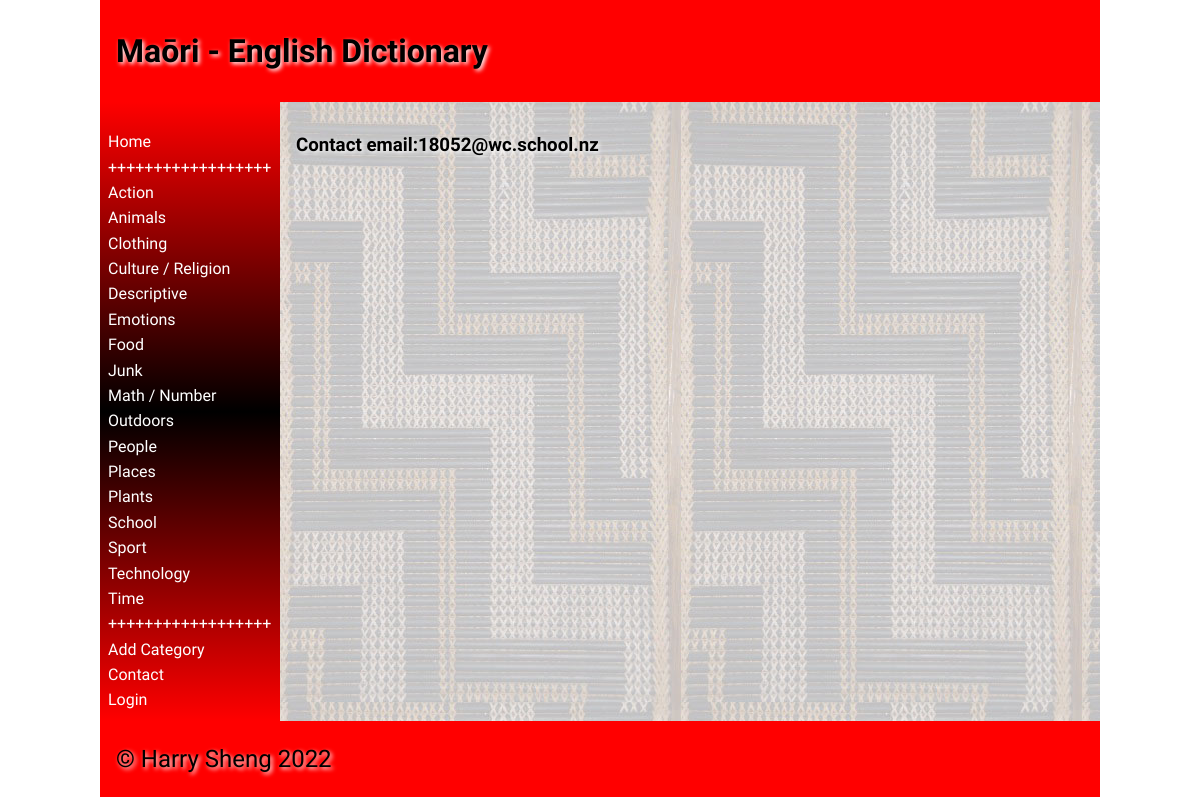
The app's page /contact with its own data.
### tables this page shows
CREATE TABLE "categories"
(
	id integer
		constraint Dictionary_pk
			primary key autoincrement,
	category varchar(30)
);

### app.py (the view)
@app.route('/contact')
def contact():
    return render_template("contact.html", categories=category_list(), logged_in=is_logged_in(),
                           logged_in_teacher=is_logged_in_teacher())

### app.py (called while the page is built)
def create_connection(db_file):
    try:
        connection = sqlite3.connect(db_file)
        connection.execute('pragma foreign_keys=ON')
        return connection
    except Error as e:
        print(e)
    return None

def is_logged_in():
    if session.get("email") is None:  # if there is no email the user are not logged in
        print("not logged in")
        return False
    else:
        print("logged in")
        return True

def is_logged_in_teacher():
    if session.get("teacher") == "Y":  # if the user is the teacher
        print("logged in as teacher")
        return True
    else:
        print("logged in as student")
        return False

def category_list():
    con = create_connection(DATABASE)
    query = "SELECT id, category FROM categories ORDER BY category ASC"  # select category fom
    cur = con.cursor()
    cur.execute(query) # execute the query
    category_list = cur.fetchall()
    cur.close()
    return category_list

### templates/contact.html (shortened to what this page needs)
{% extends 'base.html' %}
{% block heading %}Maōri - English Dictionary{% endblock %}
{% block main %}
    <h3>Contact email:18052@wc.school.nz</h3>
{% endblock %}

### templates/base.html (shortened to what this page needs)
<!doctype html>
<html lang="en">
<head>
	<link href="{{ url_for('static', filename='css/style.css') }}" rel="stylesheet">
</head>
<body>
	<div id="container">
		<header>
			<h1>{% block heading %}{% endblock %}</h1>
		</header>
		<nav>
			<ul>
                <li><a href="\">Home</a></li>
                <li><a>++++++++++++++++++</a></li>
                <div class="category">
                {% for category in categories %}
                <tr>
                    <li><a href="/category/{{ category[0]}}">{{ category[1]}}</a></li>
                </tr>
                {% endfor %}
                </div>
                <li><a>++++++++++++++++++</a></li>
                <li><a href="/add_category">Add Category</a></li>
                <li><a href="/contact">Contact</a></li>
                {% if logged_in %}
                    <li><a href="/logout">Log Out(Logged as {{ session.first_name }})</a></li>
				{% else %}
                    <li><a href="/login">Login</a></li>
                {% endif %}
			</ul>
		</nav>
		<main>
            {% block main%}{% endblock %}
        </main>
		<footer>
			<p>
				&copy; Harry Sheng 2022
			</p>
		</footer>
	</div>
</body>
</html>

### static/css/style.css (style rules this page uses)
* { font-family: Comfortaa, sans-serif; margin: 0; padding: 0; box-sizing: border-box; }
#container { display: grid; grid-template-columns: 75px auto; grid-template-areas: 'nav header' 'main main' 'footer footer'; }
header { grid-area: header; background-color: #f00; padding: 1rem; }
nav { grid-area: nav; }
main { grid-area: main; padding: 1rem; background-color: #edd; }
h1, h2, h3, h4 { padding: 1rem 0; font-family: 'Suez One', serif; color: #000; text-shadow: 2px 2px 4px #fff; }
p { padding: 0.5rem 0; }
a { color: #222; }
footer { grid-area: footer; padding: 1rem; background-color: #f00; }
footer p { color: #000; text-shadow: 2px 2px 4px #fff; font-size: 1.5rem; }
@media only screen and (min-width: 768px) { #container { grid-template-columns: 180px auto; grid-template-areas: 'header header' 'nav main' 'footer footer'; } }
@media only screen and (min-width: 768px) { nav { background: linear-gradient(180deg, rgba(255,0,0,1) 0%, rgba(0, 0, 0, 1) 50%, rgba(255,0,0,1) 100%); padding: 0.5rem; } }
@media only screen and (min-width: 768px) { nav ul { list-style: none; } }
@media only screen and (min-width: 768px) { nav li { padding: 0.2rem 0; } }
@media only screen and (min-width: 768px) { nav a { color: #fff; text-decoration: none; } }
@media only screen and (min-width: 768px) { main { background-image: url('/static/images/poutama.jpg'); } }
@media only screen and (min-width: 1000px) { #container { width: 1000px; margin: auto; } }

### records on screen
categories: category "Action"
categories: category "Animals"
categories: category "Clothing"
categories: category "Culture / Religion"
categories: category "Descriptive"
categories: category "Emotions"
categories: category "Food"
categories: category "Junk"
categories: category "Math / Number"
categories: category "Outdoors"
categories: category "People"
categories: category "Places"
categories: category "Plants"
categories: category "School"
categories: category "Sport"
categories: category "Technology"
categories: category "Time"
